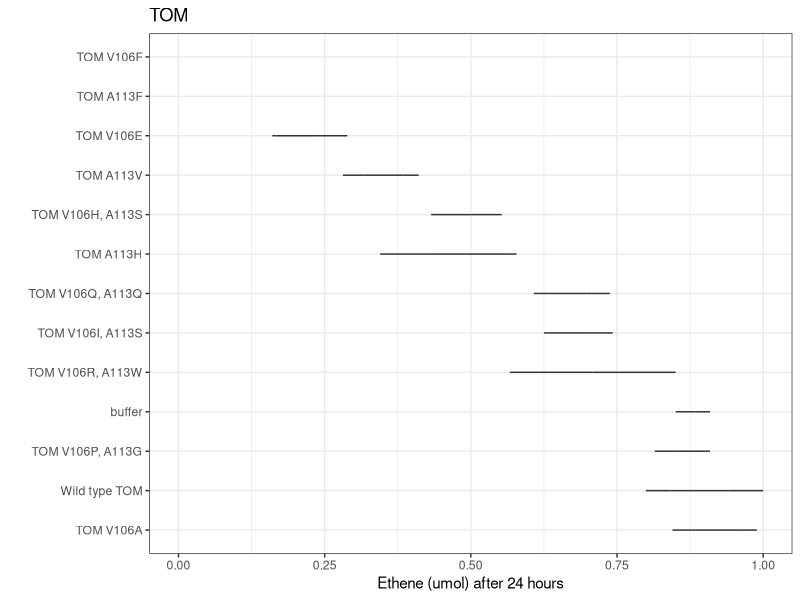

This chart was generated by the following R code: (Note: this script raises an error after producing the figure.)
#r script for graphing TMO variants
d=read.csv('variants.csv')
d$Percent = d$Eth / max(d$Eth) * 100
d$eth.umol =  d$Eth / max(d$Eth)
d$Strain2 = reorder(d$Strain, -d$Eth)

library(ggplot2)
ggplot(d, aes(Strain2,eth.umol)) + 
# tufte-style
geom_boxplot(width=0, ) + coord_flip() + 
labs(title="TOM",x="", y="Ethene (umol) after 24 hours") + 
scale_fill_brewer("Mutant sidechains", palette="Set1") + 
theme_bw() + 
ggsave('variants.png',width=7,height=4)
